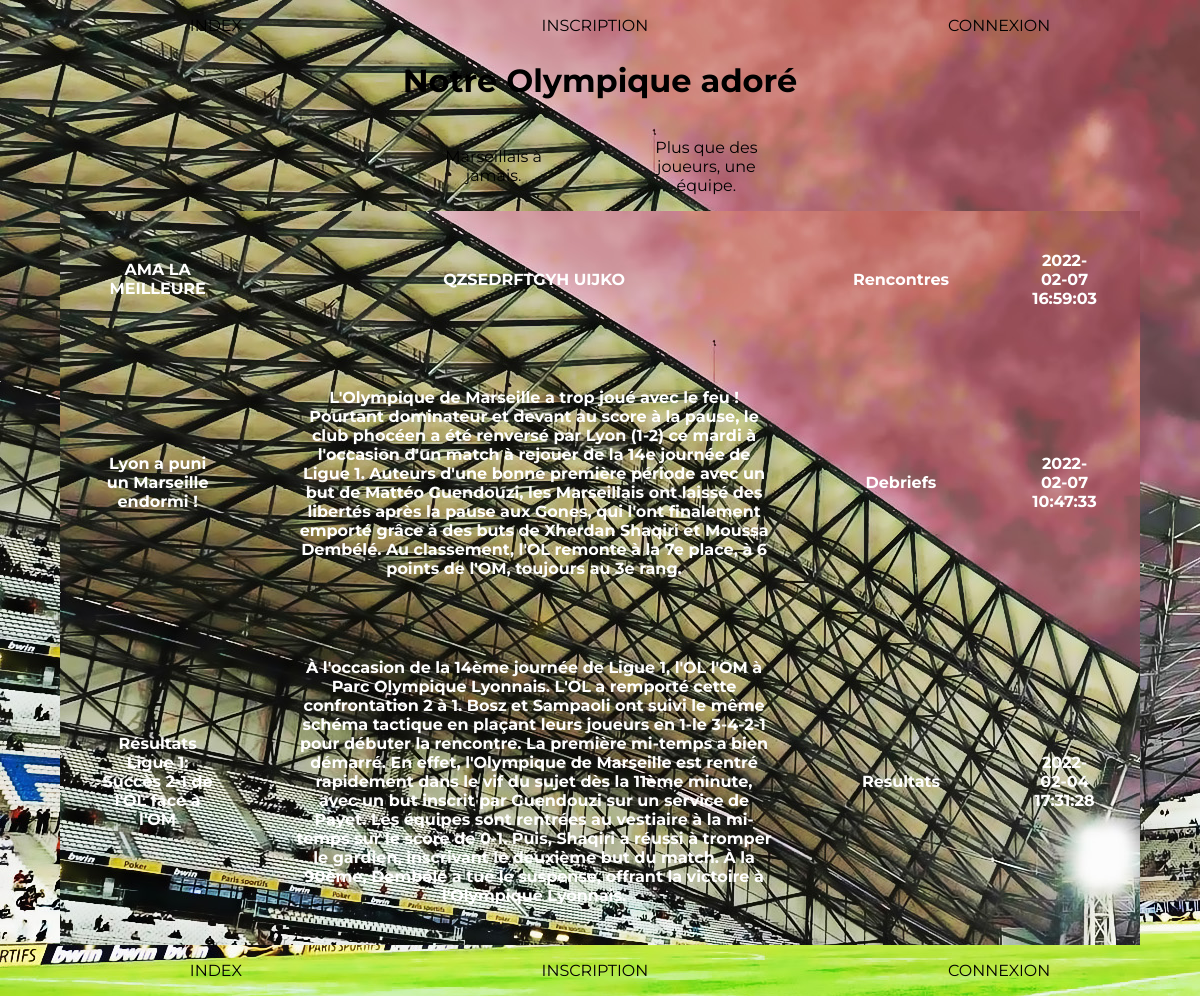
The page / on the database its author committed.
### tables this page shows
CREATE TABLE IF NOT EXISTS `articles` (
  `id` int(11) NOT NULL AUTO_INCREMENT,
  `Titre` varchar(80) NOT NULL,
  `article` text NOT NULL,
  `id_utilisateur` int(11) NOT NULL,
  `id_categorie` int(11) NOT NULL,
  `date` timestamp NOT NULL,
  PRIMARY KEY (`id`)
);

CREATE TABLE IF NOT EXISTS `categories` (
  `id` int(11) NOT NULL AUTO_INCREMENT,
  `nom` varchar(80) NOT NULL,
  PRIMARY KEY (`id`)
);

### class/class-article.php (the view, shortened to what this page needs)
<?php
    class Article{
public function articlepageIndex(){
    $connection = new \PDO('mysql:host=localhost; dbname=blog; charset=utf8', 'root', '' );
    $total = $connection->query("SELECT COUNT(*) FROM articles LIMIT 3")->fetchColumn();
    $limit = 3;
    $pages = ceil($total / $limit);
    $page = min($pages, filter_input(INPUT_GET, 'page', FILTER_VALIDATE_INT, array(
        'option' => array(
            'default' => 1,
            'min_range' => 1,
        ),
    )));
    $offset = ($page) * $limit;
    $article=$connection->prepare(
            "SELECT u.login, a.article, a.id_utilisateur, a.id_categorie, a.date, c.nom, a.Titre, a.id
            FROM articles a INNER JOIN utilisateurs u ON a.id_utilisateur=u.id
            INNER JOIN categories c ON a.id_categorie = c.id  ORDER BY a.date DESC LIMIT :limit OFFSET :offset");
    $article->bindValue(':limit', $limit, PDO::PARAM_INT);
    $article->bindValue(':offset', $offset, PDO::PARAM_INT);
    $article->execute();
    if ($article->rowCount() > 0){
        $article->setFetchMode(PDO::FETCH_ASSOC);
        $iterator = new IteratorIterator($article);
        echo "<table>";
        foreach($iterator as $row){
        echo
            "<tr>
                <td>" . $row['Titre'] . "</td>
                <td>" . $row['article'] . "</td>
                <td>" . $row['nom'] . "</td>
                <td>" . $row['date'] . "</td>
            </tr>";
        }
        echo "</table>";
    }else{
        echo '<p> No result could be displayed</p>';
    }
}
}
?>

### index.php (shortened to what this page needs)
<?php
require_once("class/class-article.php");
 $path_index="";
 $path_inscription="pages/inscription.php";
 $path_connexion="pages/connexion.php";
?>
<!DOCTYPE html>
<html lang="fr">
<head>
    <link rel="stylesheet" href="css/header.css">
    <link rel="stylesheet" href="css/footer.css">
    <link rel="stylesheet" href="css/index.css">
    <link rel="stylesheet" href="css/articles.css">
</head>
<body class="flex column j_between">
   <?php include_once('pages/header.php'); ?>
    <main class="flex column a_center j_around">
        <h1 class="flex">Notre Olympique adoré</h1>
        <section class="flex j_around a_center">
            <p class="txtOm">Marseillais à jamais.</p>
            <p class="txtOm">Plus que des joueurs, une équipe.</p>
        </section>
        <?php
            $NewArticle = new Article;
            $NewArticle->articlepageIndex();
        ?>
    </main>
    <?php require_once('pages/footer.php');?>
</body>
</html>

### pages/header.php (shortened to what this page needs)
<header>
    <nav class="flex j_center" id="headernav">
        <ul class="flex j_around">
            <li><a class='headerlink' href="<?= $path_index ?>">INDEX</a></li>
    <?php if (empty($_SESSION['utilisateur'])) { ?>
        <li><a class='headerlink' href='<?= $path_inscription ?>'>INSCRIPTION</a></li>
        <li><a class='headerlink' href='<?= $path_connexion?>'>CONNEXION</a></li>
    <?php } ?>
    </ul>
    </nav>
</header>

### pages/footer.php (shortened to what this page needs)
<footer>
    <nav class="flex j_center" id="headernav">
        <ul class="flex j_around">
            <li><a class='headerlink' href="<?= $path_index ?>">INDEX</a></li>
    <?php if (empty($_SESSION['utilisateur'])) { ?>
        <li><a class='headerlink' href='<?= $path_inscription ?>'>INSCRIPTION</a></li>
        <li><a class='headerlink' href='<?= $path_connexion?>'>CONNEXION</a></li>
    <?php } ?>
    </ul>
    </nav>
</footer>

### css/header.css (style rules this page uses)
.flex { display: flex; }
.column { flex-direction: column; }
.j_center { justify-content: center; }
.j_around { justify-content: space-around; }
.j_between { justify-content: space-between; }
.a_center { align-content: center; align-items: center; }
header { width: 100%; height: 5vh; }
nav ul { width: 100%; text-decoration: none; list-style-type: none; }
nav a { text-decoration: none; font-family:Montserrat; color: black; }

### css/footer.css (style rules this page uses)
footer { width: 100%; margin: auto; height: 5vh; }
footer a { color: black; font-family: Montserrat; text-decoration: none; }

### css/index.css (style rules this page uses)
body { margin: 0; padding: 0; background-image: url('../ressources/img/velodrome.jpg'); }
main { margin: 0; padding: 0; width: 100%; min-height: 80vh; font-family: Montserrat; }
.txtOm { width: 25%; text-align: center; }

### css/articles.css (style rules this page uses)
table { border-collapse: collapse; width: 90%; font-family: Montserrat; background-image: url('../ressources/img/velodrome.jpg'); }
td, th { padding: 5vh; text-align: center; margin: 0; color: white; font-weight: bolder; }
body { margin: 0; }
main { margin: 0; width: 100%; min-height: 90vh; font-family: Montserrat; }

### rows shown on the page
articles: Titre "AMA LA MEILLEURE", article "QZSEDRFTGYH UIJKO", id_categorie.nom "Rencontres", date "2022-02-07 16:59:03"
articles: Titre "Lyon a puni un Marseille endormi !", article "L'Olympique de Marseille a trop joué avec le feu ! Pourtant dominateur et devant au score à la pause, le club phocéen a été renversé par Lyon (1-2) ce mardi à l'occasion d'un match à rejouer de la 14e journée de Ligue 1. Auteurs d'une bonne première période avec un but de Mattéo Guendouzi, les Marseillais ont laissé des libertés après la pause aux Gones, qui l'ont finalement emporté grâce à des buts de Xherdan Shaqiri et Moussa Dembélé. Au classement, l'OL remonte à la 7e place, à 6 points de l'OM, toujours au 3e rang.", id_categorie.nom "Debriefs", date "2022-02-07 10:47:33"
articles: Titre "Résultats Ligue 1: Succès 2-1 de l'OL face à l'OM", article "À l'occasion de la 14ème journée de Ligue 1, l'OL l'OM à Parc Olympique Lyonnais. L'OL a remporté cette confrontation 2 à 1. Bosz et Sampaoli ont suivi le même schéma tactique en plaçant leurs joueurs en 1-le 3-4-2-1 pour débuter la rencontre. La première mi-temps a bien démarré. En effet, l'Olympique de Marseille est rentré rapidement dans le vif du sujet dès la 11ème minute, avec un but inscrit par Guendouzi sur un service de Payet. Les équipes sont rentrées au vestiaire à la mi-temps sur le score de 0-1. Puis, Shaqiri a réussi à tromper le gardien, inscrivant le deuxième but du match. À la 90ème, Dembélé a tué le suspense, offrant la victoire à l'Olympique Lyonnais.", id_categorie.nom "Resultats", date "2022-02-04 17:31:28"
